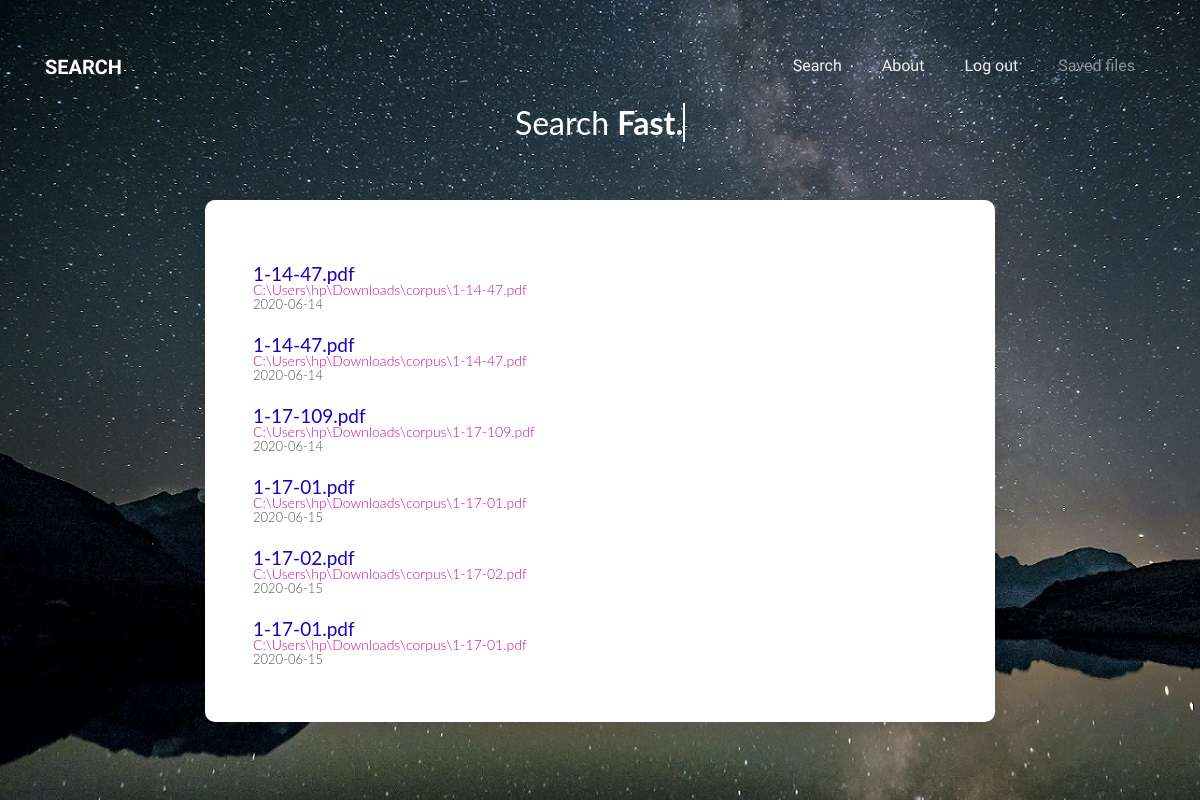
The page /saved (signed in) on the database its author committed.
### Search_Engine_python/models.py (models this page shows, shortened)
class Post(db.Model):
    id = db.Column(db.Integer, primary_key=True)
    title = db.Column(db.String(100), nullable=False)
    date_posted = db.Column(db.DateTime, nullable=False, default=datetime.utcnow)
    content = db.Column(db.Text, nullable=False)
    user_id = db.Column(db.Integer, db.ForeignKey('user.id'), nullable=False)

### Search_Engine_python/routes.py (the view)
@app.route("/saved")
def saved():
    posts = Post.query.filter_by(author=current_user)
    return render_template('saved.html', posts=posts)

### Search_Engine_python/models.py (called while the page is built)
@login_manager.user_loader
def load_user(user_id):
    return User.query.get(int(user_id))

### Search_Engine_python/templates/saved.html (shortened to what this page needs)
<!DOCTYPE html>
<html lang="en">
<head>
    <link rel="stylesheet" href="../static/css1/open-iconic-bootstrap.min.css">
    <link rel="stylesheet" href="../static/css1/animate.css">
    <link rel="stylesheet" href="../static/css1/owl.carousel.min.css">
    <link rel="stylesheet" href="../static/css1/owl.theme.default.min.css">
    <link rel="stylesheet" href="../static/css1/magnific-popup.css">
    <link rel="stylesheet" href="../static/css1/aos.css">
    <link rel="stylesheet" href="../static/css1/ionicons.min.css">
    <link rel="stylesheet" href="../static/css1/bootstrap-datepicker.css">
    <link rel="stylesheet" href="../static/css1/jquery.timepicker.css">
    <link rel="stylesheet" href="../static/css1/flaticon.css">
    <link rel="stylesheet" href="../static/css1/icomoon.css">
    <link rel="stylesheet" href="../static/css1/style.css">
    <link href="../static/css/main.css" rel="stylesheet" />
    <link  href="../static/css/style.css" rel="stylesheet" />
</head>
<body style="background-image: url('../static/images/bg-01.jpg');">
<nav class="navbar navbar-expand-lg navbar-dark ftco_navbar bg-dark ftco-navbar-light" id="ftco-navbar">
    <div class="container">
        <a class="navbar-brand" href="index.html">Search</a>
        <div class="collapse navbar-collapse" id="ftco-nav">
            <ul class="navbar-nav ml-auto">
                <li class="nav-item"><a href="search" class="nav-link">Search</a></li>
                <li class="nav-item"><a href="about" class="nav-link">About</a></li>
                <li class="nav-item"><a href="logout" class="nav-link">Log out</a></li>
                <li class="nav-item active"><a href="register.html" class="nav-link">Saved files</a></li>
            </ul>
        </div>
    </div>
</nav>
<div class="s010" >
    <form action="results" method="post">
        <center>
            <div class="col-md-10 ftco-animate text-center">
                <h1 class="mb-4" style="color:white">Search
                    <strong class="typewrite" data-period="4000" data-type='[ "Fast.", "Effective.", "Swift." ]'>
                    </strong>
                </h1>
            </div>
        </center>
        <div class="inner-form">
            <br>
            <div class="advance-search">
                {% for post in posts %}
                    <div class="searchresult" style="font-size: 14px; line-height: 14px; color: #d00698; margin-bottom: 0px;">
                        <a href="file:///{{ post.content }}" target="_blank" ><h2>{{ post.title }}</h2></a>
                        <a>{{ post.content }}</a>
                        <p>{{ post.date_posted.strftime('%Y-%m-%d') }}</p>
                    </div>
                {% endfor %}
            </div>
        </div>
    </form>
</div>
</body>
</html>

### Search_Engine_python/static/css/main.css (style rules this page uses)
html { line-height: 1.15; -ms-text-size-adjust: 100%; -webkit-text-size-adjust: 100%; }
body { margin: 0; }
article, aside, footer, header, nav, section { display: block; }
h1 { font-size: 2em; margin: 0.67em 0; }
a { background-color: transparent; -webkit-text-decoration-skip: objects; }
b, strong { font-weight: inherit; }
b, strong { font-weight: bolder; }
html { height: 100%; }
* { box-sizing: border-box; }
.s010 { min-height: 100vh; display: -ms-flexbox; display: flex; -ms-flex-pack: center; justify-content: center; -ms-flex-align: center; align-items: center; background: #d9eff5; padding: 15px; background: url("../images/bg-01.jpg"); font-family: 'Lato', sans-serif; }
.s010 form { width: 100%; max-width: 790px; margin: 0; }
.s010 form .inner-form { width: 100%; }
.s010 form .inner-form .advance-search { background: #fff; padding: 40px; box-shadow: 0px 8px 20px 0px rgba(0, 0, 0, 0.15); border-radius: 10px; }

### Search_Engine_python/static/css/style.css (style rules this page uses)
body { min-height: 100%; position: relative; }
html, body { margin: 0; padding: 0; height: auto; }
.searchresult { margin-left: 8px; }
.searchresult h2 { font-size: 19px; line-height: 18px; font-weight: normal; color: rgb(29, 1, 189); margin-bottom: 0px; margin-top: 25px; }
.searchresult a { font-size: 14px; line-height: 14px; color: #d00698; margin-bottom: 0px; }
.searchresult p { width: 625px; font-size: 13px; margin-top: 0px; color: rgb(82, 82, 82); }

### Search_Engine_python/templates/saved.html (style rules this page uses)
body { background-color: #E6E6FA; }

### rows shown on the page
Post: title "1-14-47.pdf", content "C:\\Users\\hp\\Downloads\\corpus\\1-14-47.pdf", date_posted "2020-06-14"
Post: title "1-14-47.pdf", content "C:\\Users\\hp\\Downloads\\corpus\\1-14-47.pdf", date_posted "2020-06-14"
Post: title "1-17-109.pdf", content "C:\\Users\\hp\\Downloads\\corpus\\1-17-109.pdf", date_posted "2020-06-14"
Post: title "1-17-01.pdf", content "C:\\Users\\hp\\Downloads\\corpus\\1-17-01.pdf", date_posted "2020-06-15"
Post: title "1-17-02.pdf", content "C:\\Users\\hp\\Downloads\\corpus\\1-17-02.pdf", date_posted "2020-06-15"
Post: title "1-17-01.pdf", content "C:\\Users\\hp\\Downloads\\corpus\\1-17-01.pdf", date_posted "2020-06-15"
